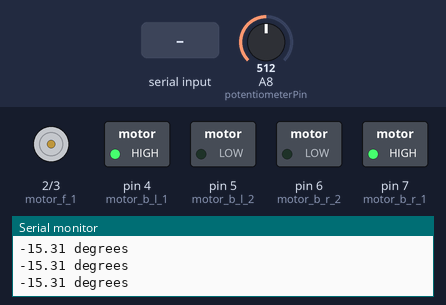
This sketch was run on a simulated Arduino Mega 2560, built with avr-gcc and run on an emulated ATmega2560. Shown: motor-driver pin pairs drawn as motors (green arrow = first pin HIGH = forward, orange = second pin HIGH = backward, longer = more drive), switched loads named in the sketch (green lamp = pin HIGH), the last lines printed to the serial monitor. The inputs (shaded band) are chosen by the test bench; at power-on: A8 (potentiometerPin) = 512.

Above: at 1.2 s.
1.3 s: "90,45\n" received over Serial
At 2.0 s:
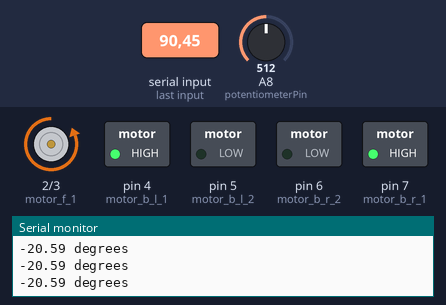
2.8 s: "30,150\n" received over Serial
At 3.2 s:
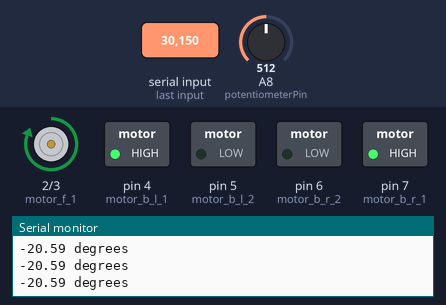
4.3 s: A8 (potentiometerPin) set to 546
5.8 s: A8 (potentiometerPin) set to 560
8.8 s: "5\n" received over Serial
At 10.0 s:
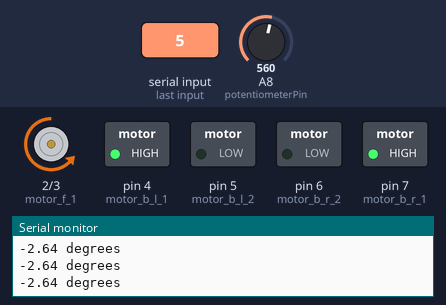
10.3 s: "1,90\n" received over Serial
At 11.4 s:
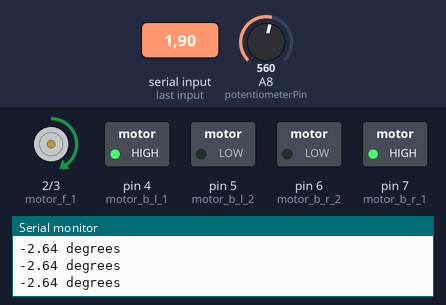
Timing chart, 0 to 12.8 s (numbered marks = the images above; inputs shaded):
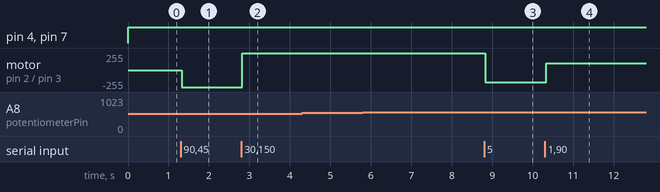

The sketch:

driving_v1.ino
```cpp
//차선의 각도, 차선과 자동차의 폭을 받아 주행하는 코드입니다.

#include <PID_v1.h>
// double line_angle_input;
// double width_input;
double pid_input, pid_output;     // PID 제어에 사용할 변수

/////Pins/////
const int potentiometerPin = A8;

int motor_f_1 = 2;
int motor_f_2 = 3;

int motor_b_l_1 = 4;
int motor_b_l_2 = 5;
int motor_b_r_1 = 7;
int motor_b_r_2 = 6;


/////Hyper Parameters/////
//angle
int angleMax = 70;
int angleMin = -70;
int angle_forWeakRot = 10;
int angle_forStrongRot = 40;

//width
int widthOffset = 10;
//int w_gap = input width - widthOffset
int w_gap_forWeakRot = 2;
int w_gap_forStrongRot = 5;

//potentiometer

//motor
int rotation_speed = 255/3;
int speed = 255;

//PID (pid 제어는 비트값으로)
double setpoint = 570;
double N_setpoint = 570; //정상상태 셋포인트
double A_setpoint_chng = 20; // 각도차에 의한 회전을 위한 셋 포인트
double W_setpoint_chng= 20;// 차선과의 간격에 의한 회전을 위한 셋 포인트

double cons_agg = 3; // conservative aggressive 전환점

double consKp = 2.0; //conservative control
double consKi = 0.011;
double consKd = 0.125;

double aggKp = 10; // aggressive control
double aggKi = 0.0075;
double aggKd = 0.6;


PID pid(&pid_input, &pid_output, &setpoint, consKp, consKi, consKd, DIRECT);  // PID 객체 생성

void setup() {
  pinMode(motor_f_1, OUTPUT);
  pinMode(motor_f_2, OUTPUT);
  pinMode(motor_b_l_1, OUTPUT);
  pinMode(motor_b_l_2, OUTPUT);
  pinMode(motor_b_r_1, OUTPUT);
  pinMode(motor_b_r_2, OUTPUT);
  Serial.begin(9600);

  // PID 제어 설정
  pid.SetMode(AUTOMATIC);
  pid.SetOutputLimits(-255, 255);  // 출력 제한 설정
}

void loop() {
  int potentiometerValue = analogRead(potentiometerPin);  // 가변저항 값 읽기
  double front_wheel_angle = (double)((potentiometerValue - setpoint) * 270.0 / 1023.0);  // 0부터 1023을 0부터 270으로 비례적으로 변환
  Serial.print(front_wheel_angle);  // 가변저항에서 읽은 각도를 모니터로 값 출력
  Serial.print(" degrees\n");

  //직진
  analogWrite(motor_b_l_1, speed);
  analogWrite(motor_b_l_2, 0);
  analogWrite(motor_b_r_1, speed);
  analogWrite(motor_b_r_2, 0);

  // 컴퓨터로부터 시리얼 통신이 전송되면, 한 줄씩 읽어와서 cmd 변수에 입력
  if (Serial.available()) {
    String receivedString = Serial.readStringUntil('\n');
    int commaIndex = receivedString.indexOf(',');
    String line_angle_input_str = receivedString.substring(0, commaIndex);
    String width_input_str = receivedString.substring(commaIndex + 1);

    double line_angle_input = atof(line_angle_input_str.c_str());  // 문자열을 실수형으로 변환
    double width_input = atof(width_input_str.c_str());  // 문자열을 실수형으로 변환

    Serial.println(line_angle_input); // 첫 번째 부분 출력
    Serial.println(width_input);     // 두 번째 부분 출력
    // 차선에 의한 회전

    // int angleGap = front_wheel_angle - line_angle_input;  //+가 왼쪽으로 간 상황
    // if (angleGap >= 15) {
    //   analogWrite(motor_f_1, rotation_speed);
    //   analogWrite(motor_f_2, 0);
    // } else if (angleGap <= -15) {
    //   analogWrite(motor_f_1, 0);
    //   analogWrite(motor_f_2, rotation_speed);
    // } else {
    //   setpoint = N_setpoint;  // 원래 setpoint 값으로 복원
    //   analogWrite(motor_f_1, 0);
    //   analogWrite(motor_f_2, 0);    }
    int angleGap = front_wheel_angle - line_angle_input;  //+가 왼쪽으로 간 상황
    if (angleGap >= 15) {
      setpoint = N_setpoint - A_setpoint_chng;

    } else if (angleGap <= -15) {
      setpoint = N_setpoint + A_setpoint_chng;

    } else {
      setpoint = N_setpoint;  // 원래 setpoint 값으로 복원
    }
    int potentiometerValue = analogRead(potentiometerPin);  // 가변저항 값 읽기
    Serial.println(potentiometerValue);  // 시리얼 모니터로 값 출력

    pid_input = potentiometerValue;  // PID 입력값 설정

    double gap = abs(setpoint - pid_input);  // 목표값과의 오차 계산
    if (gap < 3) {
      // 보수적인 제어 파라미터 적용
      pid.SetTunings(consKp, consKi, consKd);
    } else {
      // 공격적인 제어 파라미터 적용
      pid.SetTunings(aggKp, aggKi, aggKd);
    }

    pid.Compute();  // PID 제어 계산

    // DC 모터 회전 제어
    if (pid_output > 0) {
      analogWrite(motor_f_1, pid_output);  // 양방향 회전
      analogWrite(motor_f_2, 0);
    } else if (pid_output < 0) {
      analogWrite(motor_f_1, 0);
      analogWrite(motor_f_2, -pid_output);  // 역방향 회전
    } else {
      analogWrite(motor_f_1, 0);  // 정지
      analogWrite(motor_f_2, 0);
    }
    // pid.Compute();

    // // PID 제어 결과를 이용하여 앞바퀴를 제어
    // if (pid_output > 0) {
    //   analogWrite(motor_f_1, pid_output);  // 양방향 회전
    //   analogWrite(motor_f_2, 0);
    // } else if (pid_output < 0) {
    //   analogWrite(motor_f_1, 0);
    //   analogWrite(motor_f_2, -pid_output);  // 역방향 회전
    // } else {
    //   analogWrite(motor_f_1, 0);  // 정지
    //   analogWrite(motor_f_2, 0);
    // }

    // output을 사용하여 원하는 작업을 수행


  }
}
```

Measured:
- after the input at 1.3 s, motor on pin 2 (motor_f_1) / pin 3 (motor_f_2): stopped → backward 255/255 at once
- after the input at 2.8 s, motor on pin 2 (motor_f_1) / pin 3 (motor_f_2): backward 255/255 → forward 255/255 at once
- after the input at 8.8 s, motor on pin 2 (motor_f_1) / pin 3 (motor_f_2): forward 255/255 → backward 187/255 at once
- after the input at 10.3 s, motor on pin 2 (motor_f_1) / pin 3 (motor_f_2): backward 187/255 → forward 100/255 at once
